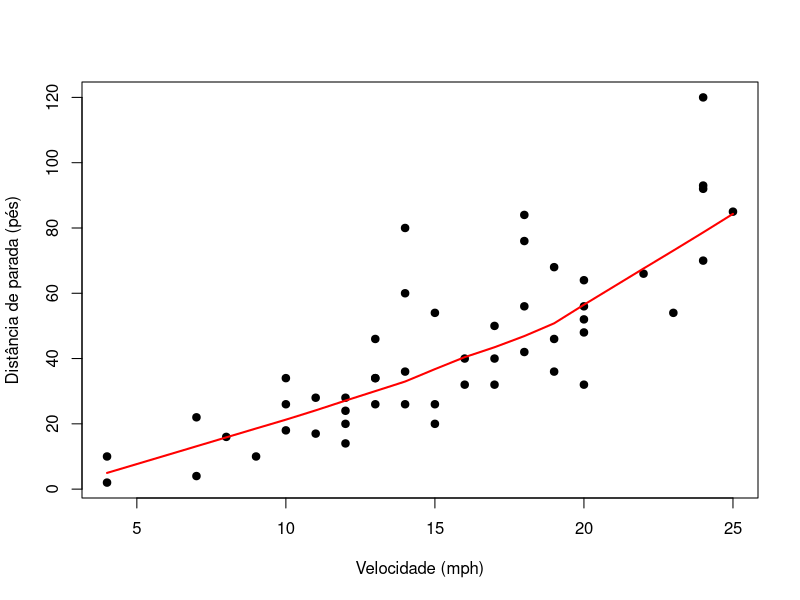

Write the R code that produced this figure.
# Compromisso viés–variância ----

# Ajuste e resultados ----
set.seed(2026)
k <- 5; fold <- sample(rep(1:k, length.out = nrow(cars)))
erros <- sapply(1:6, function(grau) {
  pred <- rep(NA_real_, nrow(cars))
  for (j in 1:k) {
    mod <- lm(dist ~ poly(speed, grau, raw = TRUE),
              data = cars[fold != j, ])
    pred[fold == j] <- predict(mod, cars[fold == j, ])
  }
  sqrt(mean((cars$dist - pred)^2))
})
print(data.frame(grau = 1:6, RMSE_CV = erros))

# Visualização e diagnóstico ----
plot(dist ~ speed, data = cars, pch = 19, xlab = "Velocidade (mph)", ylab = "Distância de parada (pés)")
lines(lowess(cars$speed, cars$dist), col = "red", lwd = 2)
